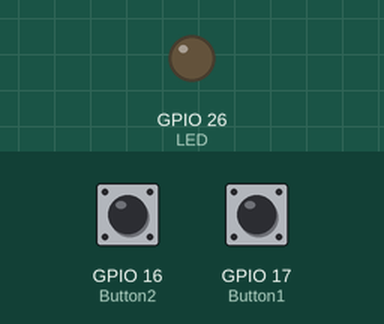
Simulated run of this program. Board: Raspberry Pi (BCM pin numbers). Parts: output pins drawn as LEDs (lit = HIGH). The inputs (shaded band) are chosen by the test bench; at power-on: GPIO 17 (Button1) LOW, GPIO 16 (Button2) LOW. What the program prints to the terminal is not drawn.

Above: at 1.2 s.
1.3 s: GPIO 17 (Button1) pulled HIGH for 0.15 s
At 2.5 s:
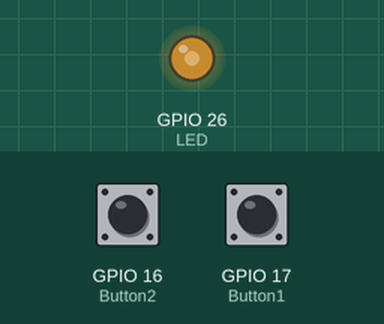
2.9 s: GPIO 17 (Button1) pulled HIGH for 1 s
At 3.7 s:
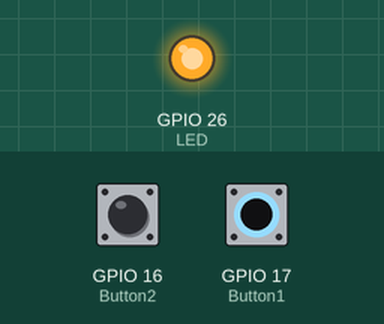
5.4 s: GPIO 16 (Button2) pulled HIGH for 0.15 s
7.0 s: GPIO 17 (Button1) pulled HIGH for 3.2 s
At 8.0 s:
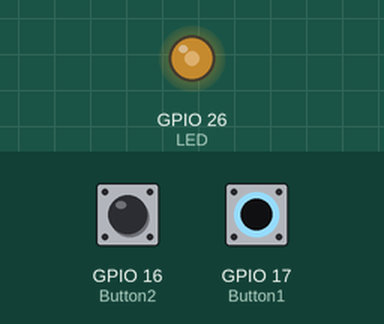
Timing chart, 0 to 10.0 s (numbered marks = the images above; inputs shaded):
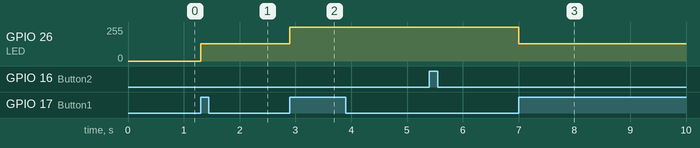

Measured:
- after the input at 1.3 s, GPIO 26 (LED): 0/255 → 128/255 at once
- after the input at 2.9 s, GPIO 26 (LED): 128/255 → 255/255 at once
- after the input at 5.4 s, every drawn part: stays the same
- after the input at 7.0 s, GPIO 26 (LED): 255/255 → 128/255 at once

The program:

PWM_LED_SW.py
```python
#!/usr/bin/env python
#-*- coding:utf-8 -*-

import RPi.GPIO as GPIO
import time

LED=26
Button1=17
Button2=16
Duty=0
PObj=0

def button1(channel):
	global Duty
	Duty = Duty + 50
	if Duty > 100:
		Duty = 100
	PObj.ChangeDutyCycle(Duty)
	print("증가")

def button2(channel):
	global Duty
	Duty = Duty - 100
	if Duty < 0:
		Duty = 0
	print("감소")

GPIO.setmode(GPIO.BCM)
GPIO.setup(LED, GPIO.OUT)
GPIO.setup(Button1, GPIO.IN, pull_up_down=GPIO.PUD_DOWN)
GPIO.setup(Button2, GPIO.IN, pull_up_down=GPIO.PUD_DOWN)
GPIO.add_event_detect(Button1, GPIO.RISING, callback=button1, bouncetime=700)
GPIO.add_event_detect(Button2, GPIO.RISING, callback=button2, bouncetime=700)

PObj = GPIO.PWM(LED, 50)
PObj.start(Duty)

try:
	while 1:
		time.sleep(0.1)
except KeyboardInterrupt:
	pass
PObj.stop()
GPIO.cleanup()
```
